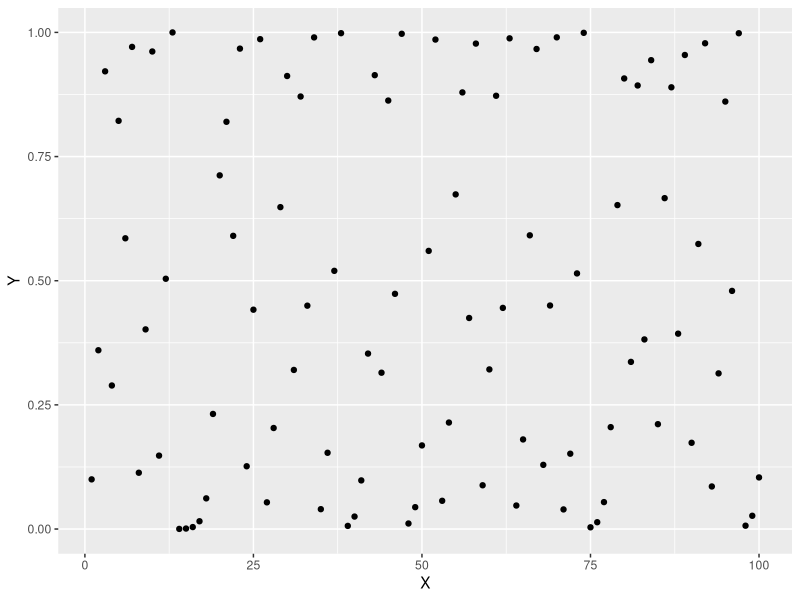
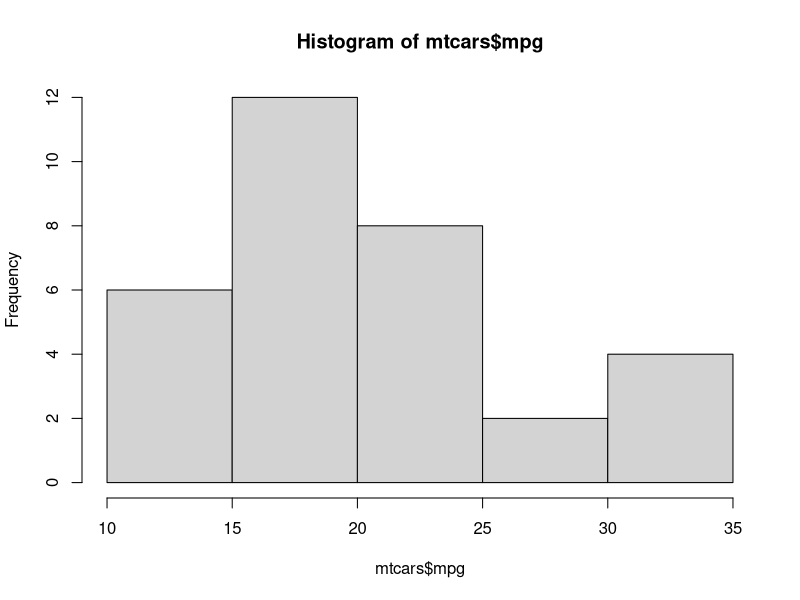
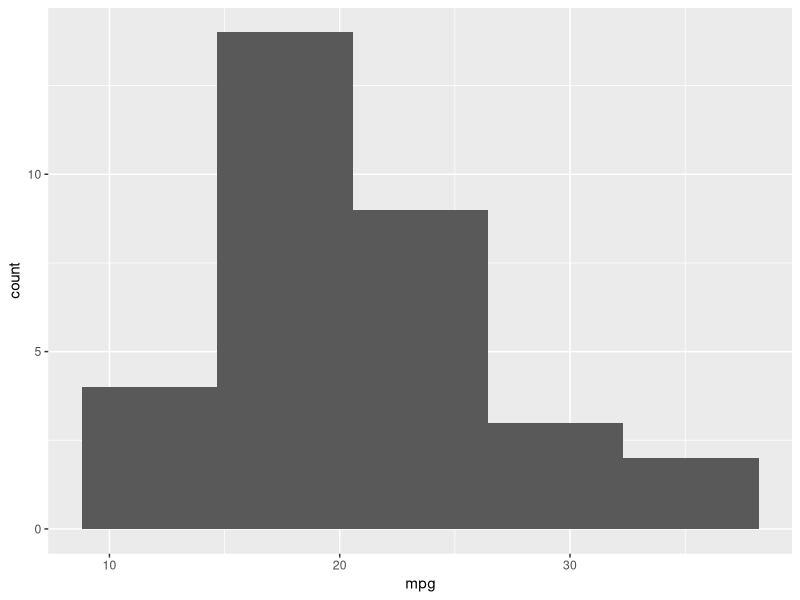
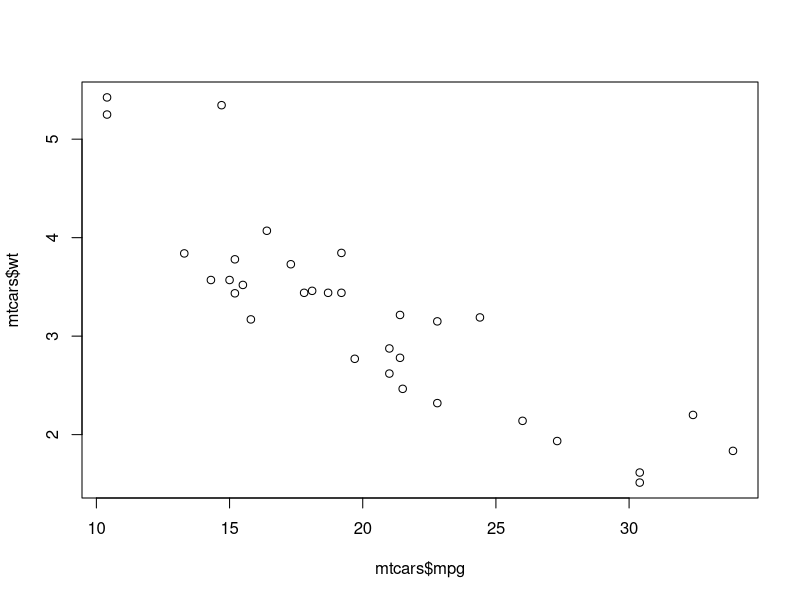
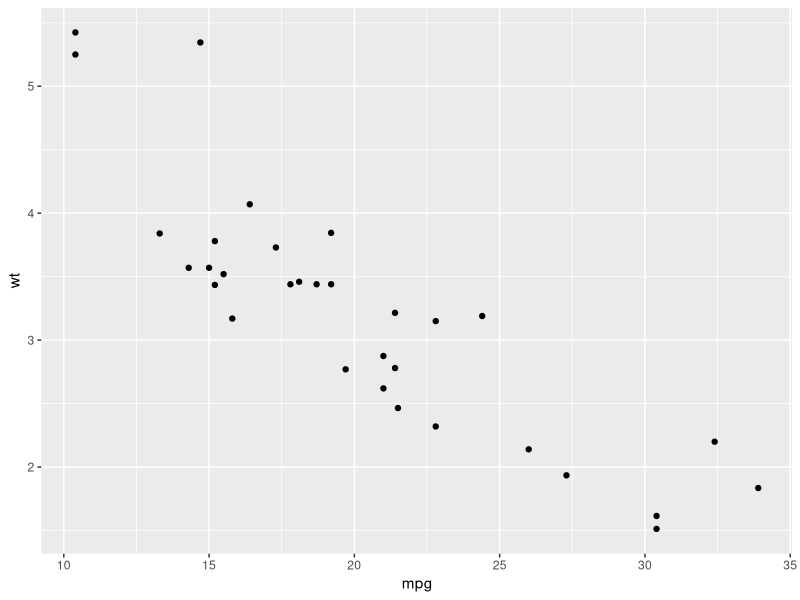
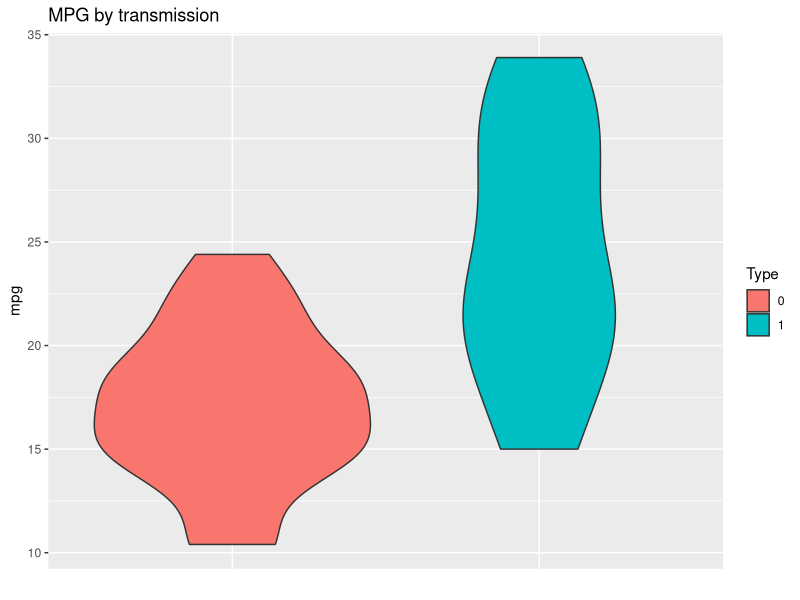

Write the R code that produced these figures, in order.
## ---- chunk 1
knitr::opts_chunk$set(echo = TRUE)
## ---- chunk 2
library(tidyverse)
## ---- chunk 3

roll <- function() {return(ceiling(6*runif(1)))}

game <- function(){
four_rolls <- c(roll(),roll(),roll(),roll())
  if (four_rolls[1] == 6 | four_rolls[2] == 6 | four_rolls[3] == 6 | four_rolls[4] == 6) print("You win") else print("you lose")
}
game()
## ---- chunk 4

sixes <- function(n=4){
output <- replicate(n=n, ceiling(6*runif(1)))==6
if (T %in% output){return(T)} else {return(F)}
}
sixes()

## ---- chunk 5

game_sim_prop <- function(N){
wins <- replicate(n=N, sixes())
win_prop <- length(wins[wins==T])/N
return(win_prop)
}

game_sim_prop(N=4)
game_sim_prop(N=100)
game_sim_prop(N=1000)
game_sim_prop(N=10000)

## ---- chunk 6
1-(5/6)^4 #Theoretical Probability
## ---- chunk 7
wins_write <- function(){ 
  game <-sixes()
  write.table(game, file = "sixes_sim.txt", sep = "", append = T, col.names = F,row.names = T)
}

replicate(n=10, wins_write())

## ---- chunk 8

read_file("sixes_sim.txt")

## ---- chunk 9

dis_dyn_system <- function(r,x1,n){
  xn <- as.vector(rep(NA,n))
  if (n == 1) {
  cat("called x1\n") 
  xn[1] <- x1
  return(xn)
} else {
  xn[n] <- r*xn[n]*(1 - xn[n])
  cat(n, "\n", xn[n-1])
  return (dis_dyn_system(r=r,x1=x1,n=n-1))
}
}

dis_dyn_system(r=1, x1=1.1, n=5)

## ---- chunk 10

dis_dyn_system <- function(r,x1,n){
  xn <- as.vector(rep(NA,n))
  if (n == 1) {
  cat("called x1\n") 
  
} else {
  cat(n, "\n", xn[n-1])
  xn[n] <- r*xn[n]*(1-xn[n])
  #dis_dyn_system(r=r,x1=x1,n=n-1)*(1 - dis_dyn_system(r=r,x1=x1,n=n-1))
  n <- n-1
}
}

dis_dyn_system(r=1, x1=1.1, n=5)

## ---- chunk 11
dis_dyn_system <- function(r,x1,n){
xn <- rep(NA,n)
  for (i in 1:n){
    if (i==1) {xn[1]=x1}
    else {
      xn[i]=r*xn[i-1]*(1-xn[i-1])
    }
  }
out_df <- data.frame(X = c(1:n), Y = xn)
g <- ggplot(out_df,aes(x=X, y=Y)) + geom_point()
return(g)
}

dis_dyn_system(r=4, x1=0.1, n=100)
## ---- chunk 12

hist(mtcars$mpg)
ggplot(mtcars,aes(x=mpg))+geom_histogram(bins = 5)

## ---- chunk 13

plot(mtcars$mpg,mtcars$wt)
ggplot(mtcars,aes(x=mpg, y=wt))+geom_point()
## ---- chunk 14
ggplot(mtcars, aes(x=factor(am), y=mpg, fill=factor(am)))+
  geom_violin() +
  ggtitle("MPG by transmission") +
  theme(axis.text.x =  element_blank() ,
        axis.ticks.x = element_blank())+
  scale_fill_discrete(name="Type") +
  scale_x_discrete(name="")

